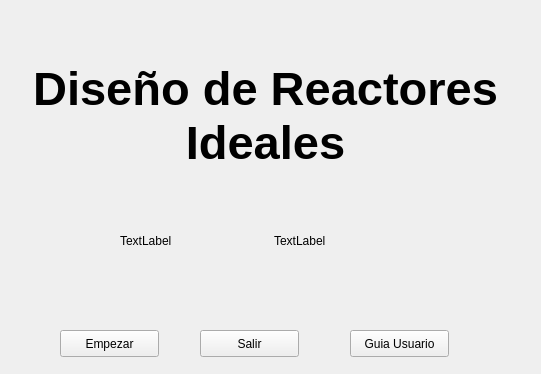
<?xml version="1.0" encoding="UTF-8"?>
<ui version="4.0">
 <class>Form</class>
 <widget class="QWidget" name="Form">
  <property name="geometry">
   <rect>
    <x>0</x>
    <y>0</y>
    <width>541</width>
    <height>374</height>
   </rect>
  </property>
  <property name="windowTitle">
   <string>Form</string>
  </property>
  <widget class="QLabel" name="lb_titulo">
   <property name="geometry">
    <rect>
     <x>30</x>
     <y>60</y>
     <width>471</width>
     <height>111</height>
    </rect>
   </property>
   <property name="font">
    <font>
     <pointsize>35</pointsize>
     <weight>75</weight>
     <bold>true</bold>
    </font>
   </property>
   <property name="text">
    <string>Diseño de Reactores Ideales</string>
   </property>
   <property name="textFormat">
    <enum>Qt::PlainText</enum>
   </property>
   <property name="alignment">
    <set>Qt::AlignCenter</set>
   </property>
   <property name="wordWrap">
    <bool>true</bool>
   </property>
  </widget>
  <widget class="QWidget" name="horizontalLayoutWidget">
   <property name="geometry">
    <rect>
     <x>120</x>
     <y>190</y>
     <width>301</width>
     <height>101</height>
    </rect>
   </property>
   <layout class="QHBoxLayout" name="horizontalLayout">
    <item>
     <widget class="QLabel" name="lb_foto_2">
      <property name="text">
       <string>TextLabel</string>
      </property>
     </widget>
    </item>
    <item>
     <widget class="QLabel" name="lb_foto_1">
      <property name="text">
       <string>TextLabel</string>
      </property>
     </widget>
    </item>
   </layout>
  </widget>
  <widget class="QPushButton" name="btn_empezar">
   <property name="geometry">
    <rect>
     <x>60</x>
     <y>330</y>
     <width>99</width>
     <height>27</height>
    </rect>
   </property>
   <property name="text">
    <string>Empezar</string>
   </property>
  </widget>
  <widget class="QPushButton" name="btn_salir">
   <property name="geometry">
    <rect>
     <x>200</x>
     <y>330</y>
     <width>99</width>
     <height>27</height>
    </rect>
   </property>
   <property name="text">
    <string>Salir</string>
   </property>
  </widget>
  <widget class="QPushButton" name="pushButton_3">
   <property name="geometry">
    <rect>
     <x>350</x>
     <y>330</y>
     <width>99</width>
     <height>27</height>
    </rect>
   </property>
   <property name="text">
    <string>Guia Usuario</string>
   </property>
  </widget>
 </widget>
 <resources/>
 <connections/>
</ui>
